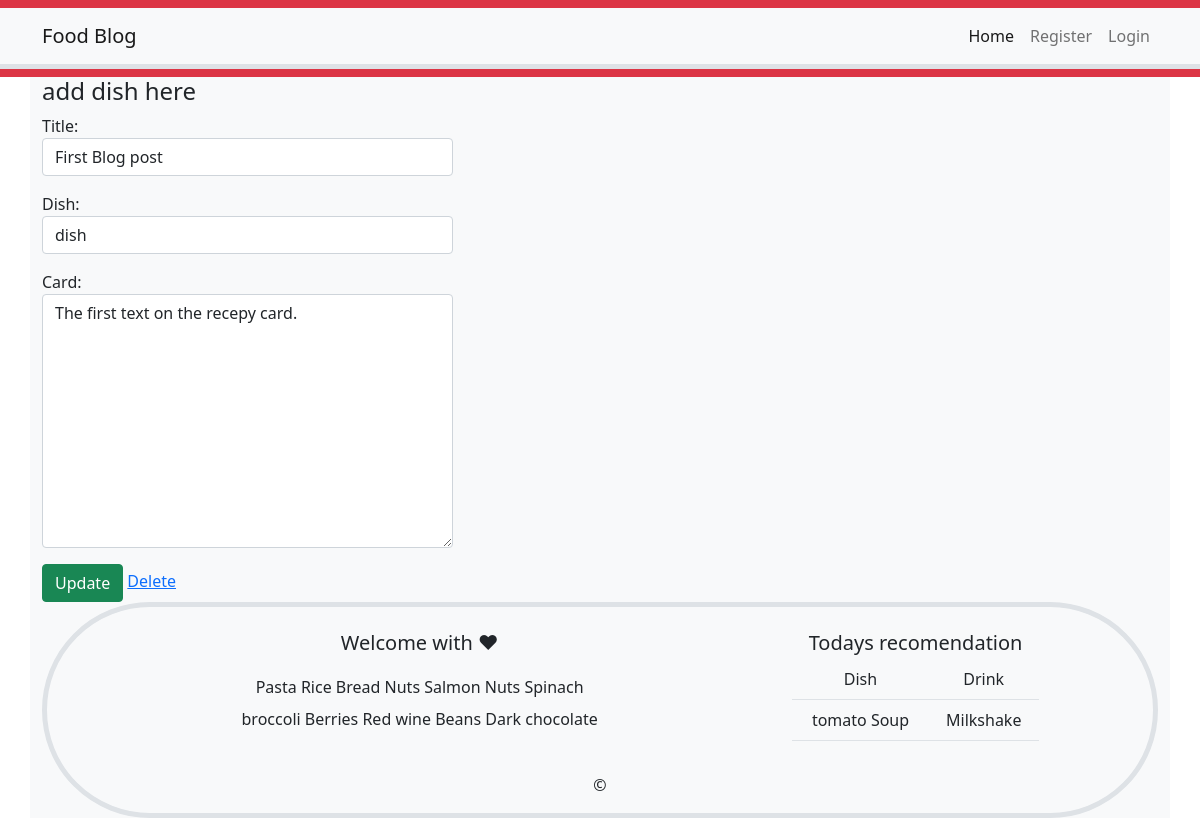
The page /recipe/edit_blog/1 on the database its author committed.
### foodblog/models.py (models this page shows, shortened)
class Blog(models.Model):
    title = models.CharField(max_length=50, null=False, blank=False)
    dish = models.CharField(
        max_length=20, null=False, blank=False)
    author = models.ForeignKey(User, on_delete=models.CASCADE)
    card = RichTextField(blank=True, null=True)
    date_stamp = models.DateField(auto_now_add=True)

### foodblog/views.py (the view)
class EditBlogView(UpdateView):
    model = Blog
    template_name = 'edit_blog.html'
    form_class = EditForm

### foodblog/forms.py
class EditForm(forms.ModelForm):
    class Meta:
        model = Blog
        fields = ('title', 'dish', 'card')
        widgets = {
            'title': forms.TextInput(attrs={'class': 'form-control'}),
            'dish': forms.TextInput(attrs={
                'class': 'form-control', 'placeholder': 'name of dish'}),
            'card': forms.Textarea(attrs={'class': 'form-control'}),
        }

### foodblog/templates/edit_blog.html (shortened to what this page needs)
{% extends 'base.html' %}
{% block content %}
<h4>add dish here</h4>
<div class="input-group">
    <form method="POST">
        {{form.as_p }}
        <button class="btn btn-success">Update</button>
        <a href="{% url 'delete_blog' blog.pk %}">Delete</a>
</div>
{% endblock %}

### rows shown on the page
Blog: title "First Blog post", dish "dish", card "The first text on the recepy card."
